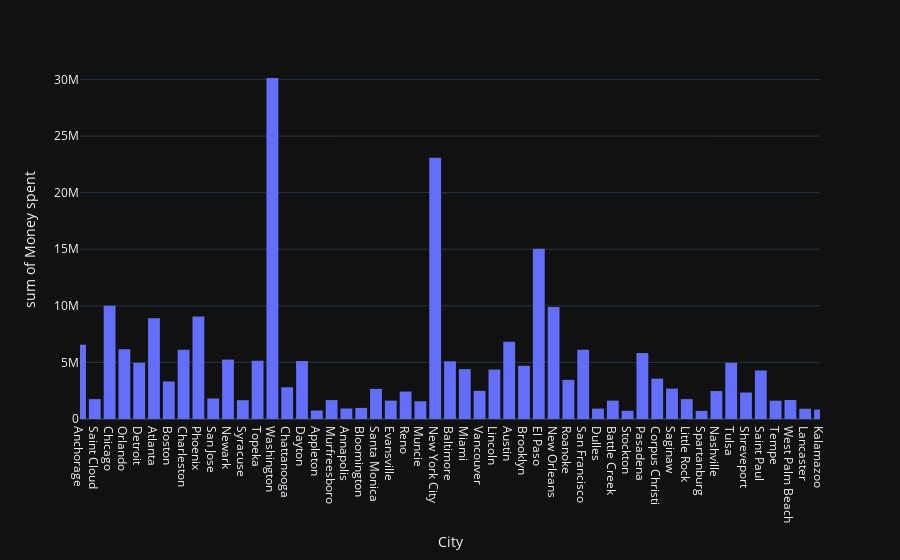

The notebook cell saved with this chart:
### Code cell
# the plot below uses the range_x lable to show just from 0 to 50 cities of the plot above
fig = px.histogram(df, x = "City", y = "Sales",hover_data = ["Quantity"] ,
                   range_x = [0,50], labels = {'Sales': "Money spent"}
                   , template='plotly_dark')
fig.show()

### Figure 1 — Plotly figure (JSON) as saved in the notebook; plotly's stock layout.template omitted (floating-point values rounded to 4 significant figures; data arrays with more than 128 entries replaced by an {"elided": "..."} marker saying what was removed)
{"data": [{"alignmentgroup": "True", "bingroup": "x", "histfunc": "sum", "hovertemplate": "City=%{x}<br>sum of Money spent=%{y}<extra></extra>", "legendgroup": "", "marker": {"color": "#636efa", "pattern": {"shape": ""}}, "name": "", "offsetgroup": "", "orientation": "v", "showlegend": false, "type": "histogram", "x": {"elided": "1000 str values"}, "xaxis": "x", "y": {"elided": "1000 float values"}, "yaxis": "y"}], "layout": {"autosize": true, "barmode": "relative", "legend": {"tracegroupgap": 0}, "margin": {"t": 60}, "xaxis": {"anchor": "y", "domain": [0, 1], "range": [0, 50], "title": {"text": "City"}, "type": "category"}, "yaxis": {"anchor": "x", "autorange": true, "domain": [0, 1], "range": [0, 31720000.0], "title": {"text": "sum of Money spent"}, "type": "linear"}}}
